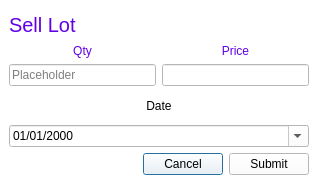
<?xml version="1.0" encoding="UTF-8"?>
<ui version="4.0">
 <class>SellDialog</class>
 <widget class="QDialog" name="SellDialog">
  <property name="geometry">
   <rect>
    <x>0</x>
    <y>0</y>
    <width>320</width>
    <height>186</height>
   </rect>
  </property>
  <property name="sizePolicy">
   <sizepolicy hsizetype="Fixed" vsizetype="Fixed">
    <horstretch>0</horstretch>
    <verstretch>0</verstretch>
   </sizepolicy>
  </property>
  <property name="windowTitle">
   <string>Dialog</string>
  </property>
  <property name="styleSheet">
   <string notr="true">background:white</string>
  </property>
  <layout class="QVBoxLayout" name="verticalLayout_3">
   <property name="leftMargin">
    <number>9</number>
   </property>
   <item>
    <widget class="QLabel" name="label">
     <property name="font">
      <font>
       <pointsize>15</pointsize>
      </font>
     </property>
     <property name="styleSheet">
      <string notr="true">color:#6000e6</string>
     </property>
     <property name="text">
      <string>Sell Lot</string>
     </property>
     <property name="alignment">
      <set>Qt::AlignLeading|Qt::AlignLeft|Qt::AlignVCenter</set>
     </property>
    </widget>
   </item>
   <item>
    <layout class="QHBoxLayout" name="horizontalLayout_2">
     <item>
      <layout class="QVBoxLayout" name="verticalLayout">
       <property name="topMargin">
        <number>0</number>
       </property>
       <item>
        <widget class="QLabel" name="label_2">
         <property name="styleSheet">
          <string notr="true">color:#6000e6</string>
         </property>
         <property name="text">
          <string>Qty</string>
         </property>
         <property name="alignment">
          <set>Qt::AlignCenter</set>
         </property>
        </widget>
       </item>
       <item>
        <widget class="QtMaterialTextField" name="in_qty">
         <property name="text">
          <string/>
         </property>
         <property name="placeholderText">
          <string>Placeholder</string>
         </property>
        </widget>
       </item>
      </layout>
     </item>
     <item>
      <layout class="QVBoxLayout" name="verticalLayout_2">
       <item>
        <widget class="QLabel" name="label_3">
         <property name="styleSheet">
          <string notr="true">color:#6000e6</string>
         </property>
         <property name="text">
          <string>Price</string>
         </property>
         <property name="alignment">
          <set>Qt::AlignCenter</set>
         </property>
        </widget>
       </item>
       <item>
        <widget class="QtMaterialTextField" name="in_price"/>
       </item>
      </layout>
     </item>
    </layout>
   </item>
   <item>
    <widget class="QLabel" name="label_4">
     <property name="text">
      <string>Date</string>
     </property>
     <property name="alignment">
      <set>Qt::AlignCenter</set>
     </property>
    </widget>
   </item>
   <item>
    <widget class="QDateEdit" name="in_date">
     <property name="displayFormat">
      <string>dd/MM/yyyy</string>
     </property>
     <property name="calendarPopup">
      <bool>true</bool>
     </property>
    </widget>
   </item>
   <item>
    <layout class="QHBoxLayout" name="horizontalLayout">
     <item>
      <spacer name="horizontalSpacer">
       <property name="orientation">
        <enum>Qt::Horizontal</enum>
       </property>
       <property name="sizeHint" stdset="0">
        <size>
         <width>40</width>
         <height>20</height>
        </size>
       </property>
      </spacer>
     </item>
     <item>
      <widget class="QtMaterialFlatButton" name="bu_cancel">
       <property name="text">
        <string>Cancel</string>
       </property>
      </widget>
     </item>
     <item>
      <widget class="QtMaterialFlatButton" name="bu_ok">
       <property name="text">
        <string>Submit</string>
       </property>
      </widget>
     </item>
    </layout>
   </item>
  </layout>
 </widget>
 <customwidgets>
  <customwidget>
   <class>QtMaterialFlatButton</class>
   <extends>QPushButton</extends>
   <header>qtmaterialflatbutton.h</header>
  </customwidget>
  <customwidget>
   <class>QtMaterialTextField</class>
   <extends>QLineEdit</extends>
   <header>qtmaterialtextfield.h</header>
  </customwidget>
 </customwidgets>
 <resources/>
 <connections/>
</ui>
